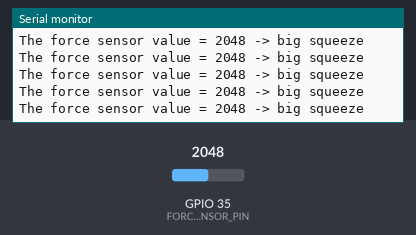
Recording of a sketch running on a simulated ESP32. Parts: the last lines printed to the serial monitor. Inputs (shaded band) come from the test bench; at power-on: GPIO 35 (FORCE_SENSOR_PIN) = 2048.

Above: at 7.4 s.
7.5 s: GPIO 35 (FORCE_SENSOR_PIN) set to 220
At 8.8 s:
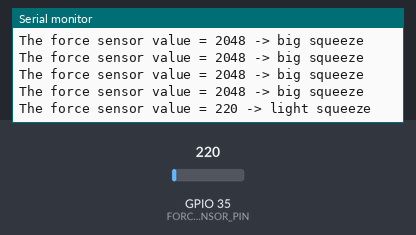
9.0 s: GPIO 35 (FORCE_SENSOR_PIN) set to 185
At 9.7 s:
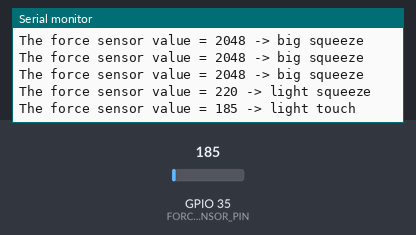

Measured:
- the behaviour switches between 200 and 199 on GPIO 35 (FORCE_SENSOR_PIN) (found by bisection; images 1 and 2)
- after the input at 7.5 s, the serial monitor: prints a new line after 0.50 s (image 1)
- after the input at 9.0 s, the serial monitor: prints a new line at once (image 2)

The sketch:

FSR.ino
```cpp
#define FORCE_SENSOR_PIN 35

void setup() {
  Serial.begin(9600);

  // set the ADC attenuation to 11 dB (up to ~3.3V input)
  analogSetAttenuation(ADC_11db);
}

void loop() {
  int analogReading = analogRead(FORCE_SENSOR_PIN);

  if (analogReading <= 10) {
    return;
  }

  Serial.print("The force sensor value = ");
  Serial.print(analogReading);  // print the raw analog reading

  if (analogReading < 10) {  // from 0 to 9
    Serial.println(" -> no pressure");
  } else if (analogReading < 200) {  // from 10 to 199
    Serial.println(" -> light touch");
  } else if (analogReading < 500) {  // from 200 to 499
    Serial.println(" -> light squeeze");
  } else if (analogReading < 800) {  // from 500 to 799
    Serial.println(" -> medium squeeze");
  } else {
    Serial.println(" -> big squeeze");
  }

  delay(1000);
}
```
